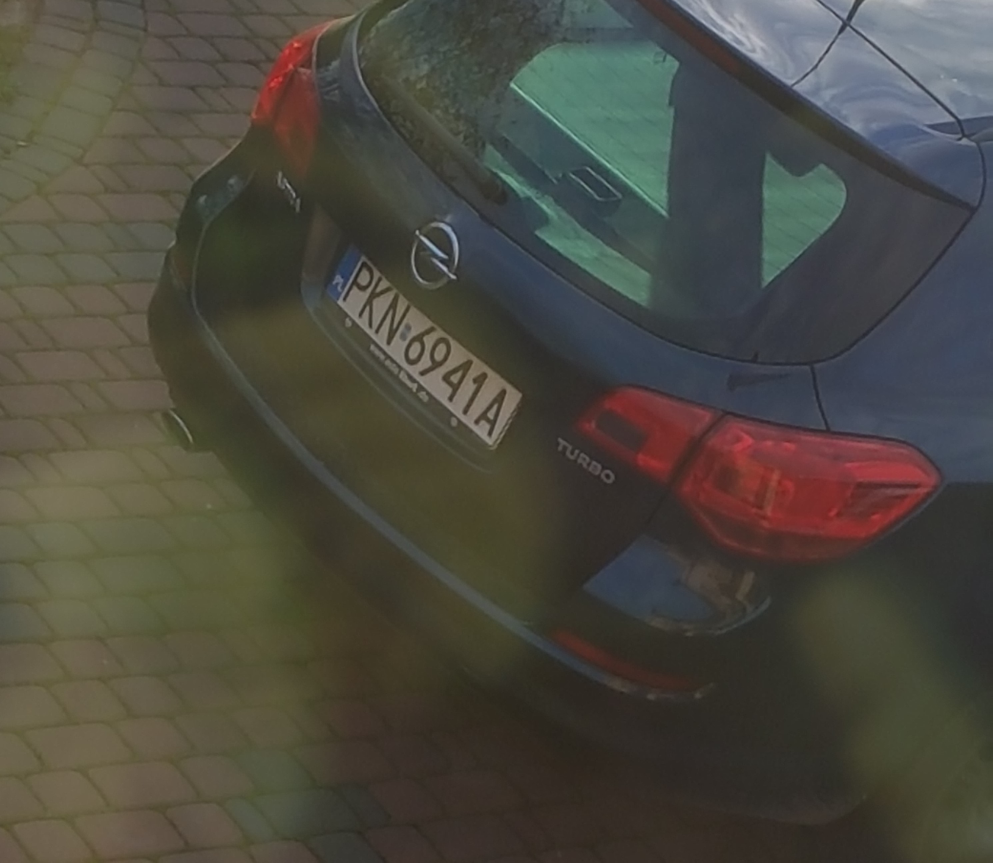
#> input picture photos/a.jpg, 2978 x 2588 px, given in place of auto23.jpg, which was not available (shown at 1/3 size)
$ python tablice.py   (older library calls are emulated)
#> lines starting #> are read from the running program, lines starting #| are printed output that depends on the picture; after the words box and inside, x2 and y2 are one past the last pixel; in counts of white or black regions, pixels touching at a corner belong together; pictures that were not available may be replaced by others from this repository, and a replacement may not be noted
import cv2
import imutils
import numpy as np
import pytesseract
from os import listdir
from os.path import isfile, join
import time

pytesseract.pytesseract.tesseract_cmd = r'C:\Program Files\Tesseract-OCR\tesseract.exe'

onlyfiles = [f for f in listdir("photos") if isfile(join("photos", f))]
output = []

for i in onlyfiles:
    output.append(str('output/' + i))
j = 0


def rotate_image(image, angle):
    image_center = tuple(np.array(image.shape[1::-1]) / 2)
    rot_mat = cv2.getRotationMatrix2D(image_center, angle, 1.0)
    result = cv2.warpAffine(image, rot_mat, image.shape[1::-1], flags=cv2.INTER_LINEAR)
    return result


def find_plates(filename, output=None, zapis=False):
    image = filename
    img = cv2.imread(image, cv2.IMREAD_COLOR)
    size = img.shape

    s = 720 / size[0]
    img = cv2.resize(img, (int(size[1] * s), int(size[0] * s)))
    img2 = img.copy()
    img3 = img.copy()
    img = cv2.addWeighted(img, 0.8, img, 0, -50)

    gray = cv2.cvtColor(img, cv2.COLOR_BGR2GRAY)
    gray = cv2.bilateralFilter(gray, 20, 40, 40)
    gray2 = cv2.cvtColor(img2, cv2.COLOR_BGR2GRAY)

    rect_kern = cv2.getStructuringElement(cv2.MORPH_RECT, (25, 4))
    blackhat = cv2.morphologyEx(gray, cv2.MORPH_BLACKHAT, rect_kern)

    square_kern = cv2.getStructuringElement(cv2.MORPH_RECT, (5, 5))
    light = cv2.morphologyEx(gray, cv2.MORPH_CLOSE, square_kern)
    light = cv2.threshold(light, 0, 255,
                          cv2.THRESH_BINARY | cv2.THRESH_OTSU)[1]

    grad_x = cv2.Sobel(blackhat, ddepth=cv2.CV_32F, dx=1, dy=0, ksize=-1)
    grad_x = np.absolute(grad_x)
    (minVal, maxVal) = (np.min(grad_x), np.max(grad_x))
    grad_x = 255 * ((grad_x - minVal) / (maxVal - minVal))
    grad_x = grad_x.astype("uint8")

    grad_x = cv2.GaussianBlur(grad_x, (5, 5), 0)
    grad_x = cv2.morphologyEx(grad_x, cv2.MORPH_CLOSE, rect_kern)
    thresh = cv2.threshold(grad_x, 0, 255,
                           cv2.THRESH_BINARY | cv2.THRESH_OTSU)[1]

    thresh = cv2.erode(thresh, None, iterations=2)
    thresh = cv2.dilate(thresh, None, iterations=3)
    thresh = cv2.bitwise_and(thresh, thresh, mask=light)
    thresh = cv2.dilate(thresh, None, iterations=5)
    thresh = cv2.erode(thresh, None, iterations=1)

    cnts = cv2.findContours(thresh.copy(), cv2.RETR_EXTERNAL,
                            cv2.CHAIN_APPROX_SIMPLE)
    cnts = imutils.grab_contours(cnts)
    cnts = sorted(cnts, key=cv2.contourArea, reverse=True)[:20]

    screen_cnt, cord_x, cord_y, last, bound_rect = find_contour_plate(cnts, 0)

    if screen_cnt is None:
        screen_cnt = cnts[0]

    area = cv2.contourArea(screen_cnt)

    mask = np.zeros(gray2.shape, np.uint8)
    _ = cv2.drawContours(mask, [screen_cnt], 0, 255, -1, )

    cropped, cropped2 = crop_image(mask, gray2, img3)

    cropped = cv2.bilateralFilter(cropped, 15, 25, 25)
    cropped = cv2.addWeighted(cropped, 1.2, cropped, 0, -10)
    cropped = cv2.bilateralFilter(cropped, 15, 25, 25)

    limit = np.mean([np.mean(cropped), 120, 120])

    (_, blackAndWhiteImage) = cv2.threshold(cropped, limit, 255, cv2.THRESH_BINARY)
    edged = cv2.Canny(blackAndWhiteImage, 30, 200)
    edged = cv2.dilate(edged, None, iterations=4)

    cnts2 = cv2.findContours(edged, cv2.RETR_EXTERNAL, cv2.CHAIN_APPROX_SIMPLE)
    cnts2 = imutils.grab_contours(cnts2)
    cnts2 = sorted(cnts2, key=lambda ctr: cv2.boundingRect(ctr)[0])[:50]

    letters = find_contour_letters(cnts2, cropped, cropped2, limit)

    if len(letters) == 0:
        cnts2 = sorted(cnts2, key=cv2.contourArea, reverse=True)[:20]
        mask = np.zeros(cropped.shape, np.uint8)
        _ = cv2.drawContours(mask, [cnts2[0]], 0, 255, -1, )

        cropped, cropped2 = crop_image(mask, cropped, cropped2, 25)

        cropped = cv2.bilateralFilter(cropped, 15, 25, 25)
        cropped = cv2.addWeighted(cropped, 1.2, cropped, 0, -10)
        cropped = cv2.bilateralFilter(cropped, 15, 25, 25)

        limit = np.mean([np.mean(cropped), 120, 120])

        (_, blackAndWhiteImage) = cv2.threshold(cropped, limit, 255, cv2.THRESH_BINARY)
        edged = cv2.Canny(blackAndWhiteImage, 30, 200)
        edged = cv2.dilate(edged, None, iterations=4)

        cnts2 = cv2.findContours(edged, cv2.RETR_EXTERNAL, cv2.CHAIN_APPROX_SIMPLE)
        cnts2 = imutils.grab_contours(cnts2)
        cnts2 = sorted(cnts2, key=lambda ctr: cv2.boundingRect(ctr)[0])

        letters = find_contour_letters(cnts2, cropped, cropped2, limit)

    text = recognize_letters(letters, zapis)

    if text != '' and not(len(text) == 1 and text not in '0123456789ABCDEFGHJKLMNOPRSTUVWXYZ') \
            and screen_cnt is not None:
        write_on_img(text, img2, cord_x, cord_y)
        cv2.rectangle(img2, (int(bound_rect[0]), int(bound_rect[1])), (int(bound_rect[0] + bound_rect[2]),
                                                                       int(bound_rect[1] + bound_rect[3])),
                      (255, 0, 0), 3)
        print("Detected license plate Number is:", text)

    last_last = 0
    while last < 20:
        c1, c2 = cropped, cropped2
        last, cropped, cropped2 = find_next(cnts, last, area, gray2, img2, img3, limit, zapis)
        if cropped is None:
            cropped, cropped2 = c1, c2
        if last == last_last:
            break
        last_last = last

    if zapis:
        cv2.imwrite(output, img2)
    else:
        cv2.imshow('car', img2)
        cv2.imshow('cropped', cropped)
        cv2.waitKey(0)
        cv2.destroyAllWindows()


def recognize_letters(letters, zapis):
    text = ''
    for (l, nr) in zip(letters, range(len(letters))):
        let = pytesseract.image_to_string(l, config="-c tessedit_char_whitelist=0123456789ABCDEFGHIJKLMNOPRSTUVWXYZ "
                                                    "--psm 8")[0]
        if let not in '0123456789ABCDEFGHIJKLMNOPRSTUVWXYZ':
            let = pytesseract.image_to_string(l, config="-c tessedit_char_whitelist"
                                                        "=0123456789ABCDEFGHIJKLMNOPRSTUVWXYZ --psm 6")[0]
        if let not in '0123456789ABCDEFGHIJKLMNOPRSTUVWXYZ':
            let = 'I'
        text += let
        if not zapis:
            cv2.imshow(str(nr), l)

    return text


def find_contour_letters(cnts2, cropped, cropped2, limit):
    letters = []

    for c in cnts2:

        cv2.drawContours(cropped2, cnts2, -1, (0, 0, 255), 2)
        bound_rect = cv2.boundingRect(c)
        if bound_rect[0] < 1 or bound_rect[1] < 1 or bound_rect[0] / bound_rect[1] > 1000 or bound_rect[1] / \
                bound_rect[0] > 1000:
            continue
        if bound_rect[2] * 1.2 < bound_rect[3] < 8 * bound_rect[2]:
            if bound_rect[2] * bound_rect[3] > 2000:
                cv2.rectangle(cropped2, (int(bound_rect[0]), int(bound_rect[1])), (int(bound_rect[0] + bound_rect[2]),
                                                                                   int(bound_rect[1] + bound_rect[3])),
                              (255, 0, 0), 3)
                mask2 = np.zeros(cropped.shape, np.uint8)
                _ = cv2.drawContours(mask2, [c], 0, 255, -1, )

                letter, letter_org = crop_image2(mask2, cropped, cropped2)
                if letter is None:
                    continue

                (_, blackAndWhiteImage) = cv2.threshold(letter, limit, 255, cv2.THRESH_BINARY)
                letters.append(blackAndWhiteImage)
    return letters


def find_contour_plate(cnts, last):
    screen_cnt, bound_rect2 = None, None
    cord_x, cord_y = 0, 0

    for c in cnts:
        last += 1
        area = cv2.contourArea(c)
        if area > 100000 or area < 1300:
            continue
        peri = cv2.arcLength(c, True)
        approx = cv2.approxPolyDP(c, 0.018 * peri, True)
        area2 = cv2.contourArea(approx)
        (x, y, w, h) = cv2.boundingRect(approx)
        ar = w / float(h)

        if len(approx) >= 4:
            if 2.3 <= ar <= 6:
                contours_poly = cv2.approxPolyDP(c, 3, True)
                bound_rect = cv2.boundingRect(contours_poly)
                if area2 < (bound_rect[2] * bound_rect[3] / 2.5):
                    continue
                if bound_rect[2] > 1.5 * bound_rect[3]:
                    bound_rect2 = cv2.boundingRect(contours_poly)
                    screen_cnt = approx
                    cord_x, cord_y = bound_rect[0], bound_rect[1]
                    break

    return screen_cnt, cord_x, cord_y, last, bound_rect2


def crop_image(mask, gray2, img3, margin=0):
    (x, y) = np.where(mask == 255)
    (topx, topy) = (np.min(x)+margin, np.min(y)+margin)
    (bottomx, bottomy) = (np.max(x)-margin, np.max(y)-margin)
    cropped = gray2[topx:bottomx + 1, topy:bottomy + 1]
    cropped2 = img3[topx:bottomx + 1, topy:bottomy + 1]

    size = cropped.shape
    if size[0] == 0 or size[1] == 0:
        cropped, cropped2 = crop_image(mask, gray2, img3)
    size = cropped.shape
    s = 360 / size[0]

    cropped2 = cv2.resize(cropped2, (int(size[1] * s), int(size[0] * s)))
    cropped = cv2.resize(cropped, (int(size[1] * s), int(size[0] * s)))
    return cropped, cropped2


def crop_image2(mask, gray2, img3):
    (x, y) = np.where(mask == 255)
    topx = np.min(x) - 10 if np.min(x) - 10 > 0 else 1
    topy = np.min(y) - 10 if np.min(y) - 10 > 0 else 1

    (bottomx, bottomy) = (np.max(x) + 10, np.max(y) + 10)
    cropped = gray2[topx:bottomx + 1, topy:bottomy + 1]
    cropped2 = img3[topx:bottomx + 1, topy:bottomy + 1]

    size = cropped.shape
    area = size[0]*size[1]
    if size[0] == 0:
        size = (size[1] * 1.4, size[1])
    if size[1] == 0:
        size = (size[0], size[0] / 1.4)
    if area < 9000 or area < 13000 and size[0] < 3.5*size[1] or size[0] < 1.6*size[1] and area < 16000:
        return None, None
    s = 360 / size[0]
    cropped2 = cv2.resize(cropped2, (int(size[1] * s), int(size[0] * s)))
    cropped = cv2.resize(cropped, (int(size[1] * s), int(size[0] * s)))

    return cropped, cropped2


def write_on_img(text, img, cord_x, cord_y):
    cv2.putText(img, text, (cord_x, cord_y - 15),
                cv2.FONT_HERSHEY_SIMPLEX, 1, (0, 0, 0), 5)
    cv2.putText(img, text, (cord_x, cord_y - 15),
                cv2.FONT_HERSHEY_SIMPLEX, 1, (255, 255, 255), 2)


def save():
    n = 0
    for i in onlyfiles:
        print(str('photos/' + i))
        find_plates(str('photos/' + i), output[n], True)
        n += 1


def show(nr):
    if nr < 10:
        nr = '0' + str(nr)
    print(str('photos/' + 'auto' + str(nr) + '.jpg'))
    find_plates(str('photos/' + 'auto' + str(nr) + '.jpg'))


def preprocessing_plate(mask, cropped, cropped2, margin=0):
    cropped, cropped2 = crop_image(mask, cropped, cropped2, margin)

    cropped = cv2.bilateralFilter(cropped, 15, 25, 25)
    cropped = cv2.addWeighted(cropped, 1.2, cropped, 0, -10)
    cropped = cv2.bilateralFilter(cropped, 15, 25, 25)

    limit = np.mean([np.mean(cropped), 120, 120])

    (_, blackAndWhiteImage) = cv2.threshold(cropped, limit, 255, cv2.THRESH_BINARY)
    edged = cv2.Canny(blackAndWhiteImage, 30, 200)
    edged = cv2.dilate(edged, None, iterations=4)

    cnts2 = cv2.findContours(edged, cv2.RETR_EXTERNAL, cv2.CHAIN_APPROX_SIMPLE)
    cnts2 = imutils.grab_contours(cnts2)
    cnts2 = sorted(cnts2, key=lambda ctr: cv2.boundingRect(ctr)[0])

    return cnts2, cropped, cropped2


def find_next(cnts, last, area, gray2, img2, img3, limit, zapis):
    screen_cnt, cord_x, cord_y, last, bound_rect = find_contour_plate(cnts[last:], last)

    if screen_cnt is None:
        if len(cnts) == 0:
            return 0
        screen_cnt = cnts[0]
    cropped, cropped2 = None, None
    if area < 1.6 * cv2.contourArea(screen_cnt) and bound_rect is not None:

        mask = np.zeros(gray2.shape, np.uint8)
        _ = cv2.drawContours(mask, [screen_cnt], 0, 255, -1, )

        cnts2, cropped, cropped2 = preprocessing_plate(mask, gray2, img3)

        letters = find_contour_letters(cnts2, cropped, cropped2, limit)
        if len(letters) == 0:
            cnts2 = sorted(cnts2, key=cv2.contourArea, reverse=True)[:20]
            mask = np.zeros(cropped.shape, np.uint8)
            _ = cv2.drawContours(mask, [cnts2[0]], 0, 255, -1, )

            cnts2, cropped, cropped2 = preprocessing_plate(mask, cropped, cropped2, 25)
            letters = find_contour_letters(cnts2, cropped, cropped2, limit)

        text = recognize_letters(letters, zapis)
        if text != '' and not(len(text) == 1 and text not in '0123456789ABCDEFGHJKLMNOPRSTUVWXYZ')\
                and screen_cnt is not None:
            cv2.rectangle(img2, (int(bound_rect[0]), int(bound_rect[1])), (int(bound_rect[0] + bound_rect[2]),
                                                                           int(bound_rect[1] + bound_rect[3])),
                          (255, 0, 0), 3)
            if text != '' and screen_cnt is not None:
                write_on_img(text, img2, cord_x, cord_y)
            print("Detected license plate Number is:", text)
    return last, cropped, cropped2


show(23)
#> in find_plates, img is the input picture: shape (2588, 2978, 3); mean B, G, R 64.5, 73.6, 76
#> in find_plates, `light = cv2.threshold(light, 0, 255, cv2.THRESH_BINARY | cv2.THRESH_OT..`:
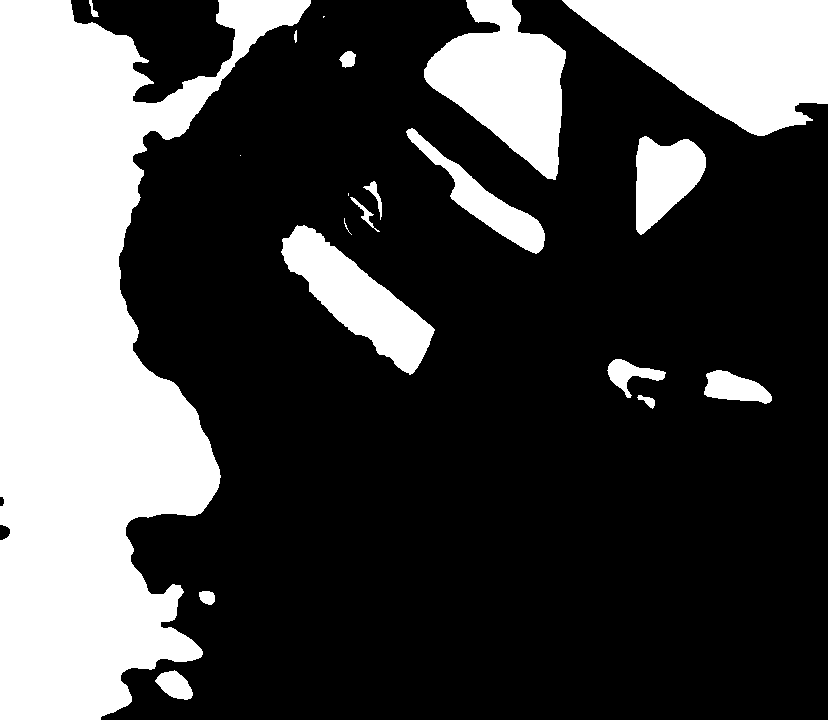
#> light: shape (720, 828); 28.8% white; 20 white regions (3 under 20 px), largest, box (x1, y1, x2, y2) and area: (0, 0, 311, 720) 113554, (562, 0, 828, 136) 22737, (424, 0, 566, 180) 14215
#> in find_plates, `(minVal, maxVal) = (np.min(grad_x), np.max(grad_x))`: minVal = 0; maxVal = 494
#> in find_plates, `thresh = cv2.threshold(grad_x, 0, 255, cv2.THRESH_BINARY | cv2.THRESH_..`: thresh: shape (720, 828); 1.7% white; 13 white regions (1 under 20 px), largest, box (x1, y1, x2, y2) and area: (282, 228, 429, 371) 6050, (560, 0, 802, 103) 2581, (344, 190, 382, 236) 1303
#> in find_plates, `thresh = cv2.erode(thresh, None, iterations=2)`: thresh: shape (720, 828); 1.1% white; 14 white regions (10 under 20 px), largest, box (x1, y1, x2, y2) and area: (287, 231, 421, 368) 4757, (346, 194, 380, 231) 944, (683, 0, 722, 35) 674, (646, 64, 670, 76) 122
#> in find_plates, `thresh = cv2.dilate(thresh, None, iterations=3)`: thresh: shape (720, 828); 1.7% white; 8 white regions, largest, box (x1, y1, x2, y2) and area: (284, 228, 424, 371) 6599, (343, 191, 383, 234) 1442, (680, 0, 725, 38) 1097
#> in find_plates, `thresh = cv2.bitwise_and(thresh, thresh, mask=light)`: thresh: shape (720, 828); 1.4% white; 11 white regions (2 under 20 px), largest, box (x1, y1, x2, y2) and area: (284, 228, 424, 371) 6503, (680, 0, 725, 38) 1097, (643, 61, 673, 78) 280
#> in find_plates, `thresh = cv2.dilate(thresh, None, iterations=5)`: thresh: shape (720, 828); 2.7% white; 9 white regions, largest, box (x1, y1, x2, y2) and area: (279, 223, 429, 376) 9546, (675, 0, 730, 43) 1852, (343, 186, 387, 235) 1494
#> in find_plates, `thresh = cv2.erode(thresh, None, iterations=1)`:
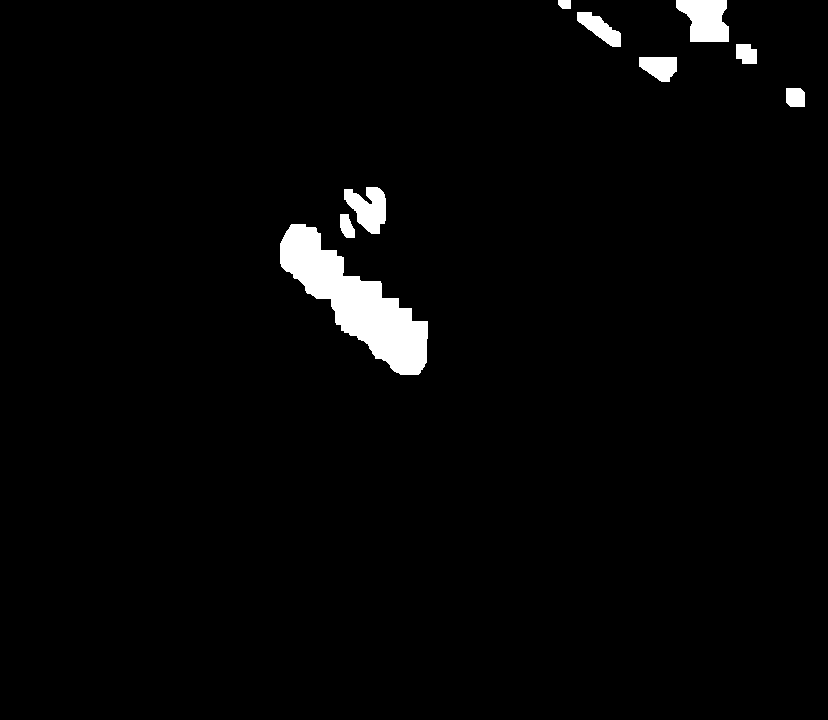
#> thresh: shape (720, 828); 2.4% white; 9 white regions
#> in find_plates, `cnts = cv2.findContours(thresh.copy(), cv2.RETR_EXTERNAL, cv2.CHAIN_AP..`: cnts = 9 contours; largest, box (x1, y1, x2, y2) and area: (280, 224, 428, 375) 8692, (676, 0, 729, 42) 1608, (344, 187, 386, 234) 1186, (577, 12, 621, 47) 688, (639, 57, 677, 82) 668
#> the loop in find_contour_plate, `for c in cnts:` made 9 passes
#> area on passes 3 to 9: 1186, 688.5, 668, 321, 308, 236, 88
#> (area, peri, area2, x, y, w, h, ar) on passes 1 to 2: (8691.5, 539.2, 8133.5, 281, 224, 147, 151, 0.974), (1608, 185.9, 1608, 676, 0, 53, 42, 1.26)
#> after the loop in find_contour_plate, `for c in cnts:`: last = 9
#> in find_plates, `screen_cnt, cord_x, cord_y, last, bound_rect = find_contour_plate(cnts..`: cord_x = 0; last = 9
#> in find_plates, `screen_cnt = cnts[0]`: screen_cnt = contour of 131 points, box (x1, y1, x2, y2) (280, 224, 428, 375), area 8692
#> in find_plates, `area = cv2.contourArea(screen_cnt)`: area = 8691.5
#> in find_plates, `_ = cv2.drawContours(mask, [screen_cnt], 0, 255, -1, )`: mask: shape (720, 828); 1.5% white; 1 white region, box (x1, y1, x2, y2) and area: (280, 224, 428, 375) 8942
#> in crop_image, `(x, y) = np.where(mask == 255)`: x = 8942 values from 224 to 374; y = 8942 values, max 427 at index 5841, min 280 at index 604, mean 355.8
#> in crop_image, `(topx, topy) = (np.min(x)+margin, np.min(y)+margin)`: topx = 224; topy = 280
#> in crop_image, `(bottomx, bottomy) = (np.max(x)-margin, np.max(y)-margin)`: bottomx = 374; bottomy = 427
#> in find_plates, `cropped = cv2.addWeighted(cropped, 1.2, cropped, 0, -10)`:
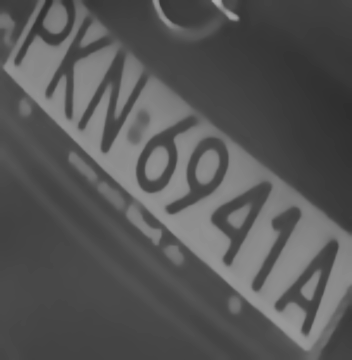
#> cropped: shape (360, 352); min 46, max 176, mean 86.6
#> in find_plates, `limit = np.mean([np.mean(cropped), 120, 120])`: limit = 108.9
#> in find_plates, `(_, blackAndWhiteImage) = cv2.threshold(cropped, limit, 255, cv2.THRES..`: blackAndWhiteImage: shape (360, 352); 24.2% white; 15 white regions (2 under 20 px), largest, box (x1, y1, x2, y2) and area: (3, 18, 352, 353) 27062, (116, 59, 140, 114) 676, (196, 150, 219, 184) 565
#> in find_plates, `edged = cv2.Canny(blackAndWhiteImage, 30, 200)`: edged: shape (360, 352); 3.1% white in thin lines or dots
#> in find_plates, `edged = cv2.dilate(edged, None, iterations=4)`: edged: shape (360, 352); 30.1% white; 4 white regions
#> in find_plates, `cnts2 = cv2.findContours(edged, cv2.RETR_EXTERNAL, cv2.CHAIN_APPROX_SI..`: cnts2 = 4 contours; box (x1, y1, x2, y2) and area: (0, 2, 352, 357) 48315, (148, 0, 178, 32) 564, (207, 0, 242, 24) 516, (0, 13, 12, 29) 158
#> the loop in find_contour_letters, `for c in cnts2: ` made 4 passes
#> bound_rect on passes 1 to 4: (0, 13, 12, 16), (0, 2, 352, 355), (148, 0, 30, 32), (207, 0, 35, 24)
#> after the loop in find_contour_letters, `for c in cnts2:`:
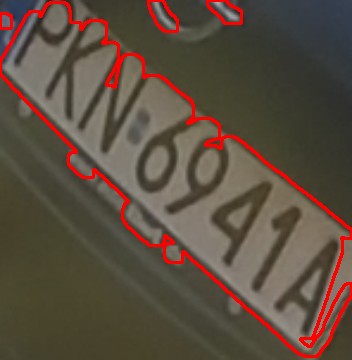
#> cropped2: shape (360, 352, 3); mean B, G, R 63.8, 77.3, 92.5
#> after the loop in find_contour_letters, `for c in cnts2:`: letters = []
#> in find_plates, `_ = cv2.drawContours(mask, [cnts2[0]], 0, 255, -1, )`: mask: shape (360, 352); 38.6% white; 1 white region, box (x1, y1, x2, y2) and area: (0, 2, 352, 357) 48974
#> in find_plates, `limit = np.mean([np.mean(cropped), 120, 120])`: limit = 113
#> in find_plates, `(_, blackAndWhiteImage) = cv2.threshold(cropped, limit, 255, cv2.THRES..`: blackAndWhiteImage: shape (360, 356); 30.5% white; 12 white regions (1 under 20 px), largest, box (x1, y1, x2, y2) and area: (0, 12, 356, 360) 34688, (107, 38, 137, 99) 961, (201, 146, 229, 185) 793
#> in find_plates, `edged = cv2.Canny(blackAndWhiteImage, 30, 200)`: edged: shape (360, 356); 2.7% white in thin lines or dots
#> in find_plates, `edged = cv2.dilate(edged, None, iterations=4)`:
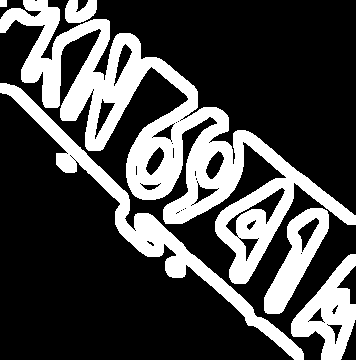
#> edged: shape (360, 356); 28.5% white; 6 white regions
#> in find_plates, `cnts2 = cv2.findContours(edged, cv2.RETR_EXTERNAL, cv2.CHAIN_APPROX_SI..`: cnts2 = 6 contours; box (x1, y1, x2, y2) and area: (0, 0, 356, 284) 24309, (0, 83, 304, 360) 6414, (291, 254, 356, 360) 3351, (264, 208, 329, 314) 2922, (65, 0, 97, 23) 500, (0, 0, 7, 7) 36
#> call 2 of find_contour_letters, with limit = 113
#> the loop in find_contour_letters (call 2), `for c in cnts2: ` made 6 passes
#> bound_rect on passes 1, 2, 4: (0, 83, 304, 277), (0, 0, 356, 284), (65, 0, 32, 23)
#> (bound_rect, topx in crop_image2, topy in crop_image2, bottomx in crop_image2, bottomy in crop_image2, size in crop_image2, area in crop_image2) on passes 5 to 6: ((264, 208, 65, 106), 198, 254, 323, 338, (126, 85), 10710), ((291, 254, 65, 106), 244, 281, 369, 365, (116, 75), 8700)
#> after the loop in find_contour_letters (call 2), `for c in cnts2:`:
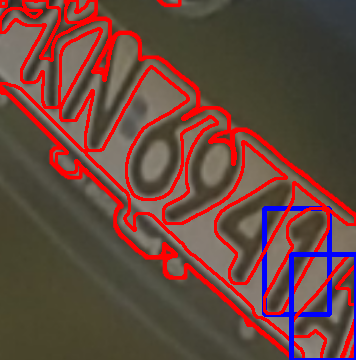
#> cropped2: shape (360, 356, 3); mean B, G, R 61.9, 70.1, 104.1
#> after the loop in find_contour_letters (call 2), `for c in cnts2:`:
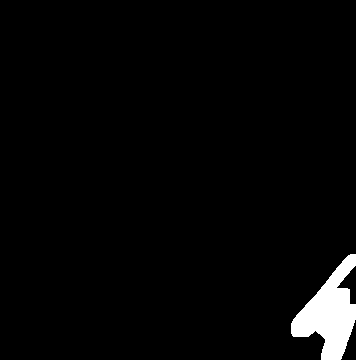
#> mask2: shape (360, 356); 2.7% white; 1 white region, box (x1, y1, x2, y2) and area: (291, 254, 356, 360) 3492
#> after the loop in recognize_letters, `for (l, nr) in zip(letters, range(len(letters))):`: text = ''
#> the loop in find_plates, `while last < 20:` made 2 passes
#> (last, last_last) on pass 1: (9, 9)
#> last on pass 2: 9
# save()
